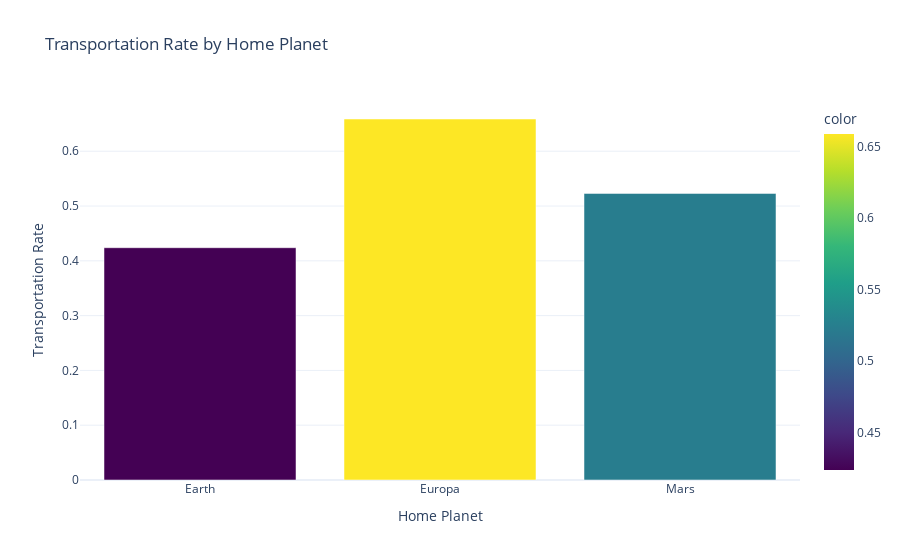

Source (notebook cell):
### Code cell
# Where do passengers come from?
planet_counts = train['HomePlanet'].value_counts()
planet_transport = train.groupby('HomePlanet')['Transported'].mean()

print(" Passengers by Home Planet:")
for planet in planet_counts.index:
    count = planet_counts[planet]
    transport_rate = planet_transport[planet]
    print(f"{planet}: {count} passengers, {transport_rate:.1%} transported")

# Visual chart
fig = px.bar(x=planet_transport.index,
             y=planet_transport.values,
             title=' Transportation Rate by Home Planet',
             labels={'x': 'Home Planet', 'y': 'Transportation Rate'},
             color=planet_transport.values,
             color_continuous_scale='viridis')
fig.show()

### Figure 1 — Plotly figure (JSON) as saved in the notebook; plotly's stock layout.template omitted (floating-point values rounded to 4 significant figures)
{"data": [{"alignmentgroup": "True", "hovertemplate": "Home Planet=%{x}<br>Transportation Rate=%{y}<br>color=%{marker.color}<extra></extra>", "legendgroup": "", "marker": {"color": [0.4239, 0.6588, 0.523], "coloraxis": "coloraxis", "pattern": {"shape": ""}}, "name": "", "offsetgroup": "", "orientation": "v", "showlegend": false, "textposition": "auto", "type": "bar", "x": ["Earth", "Europa", "Mars"], "xaxis": "x", "y": [0.4239, 0.6588, 0.523], "yaxis": "y"}], "layout": {"barmode": "relative", "coloraxis": {"colorbar": {"title": {"text": "color"}}, "colorscale": [[0, "#440154"], [0.1111, "#482878"], [0.2222, "#3e4989"], [0.3333, "#31688e"], [0.4444, "#26828e"], [0.5556, "#1f9e89"], [0.6667, "#35b779"], [0.7778, "#6ece58"], [0.8889, "#b5de2b"], [1, "#fde725"]]}, "legend": {"tracegroupgap": 0}, "title": {"text": " Transportation Rate by Home Planet"}, "xaxis": {"anchor": "y", "domain": [0, 1], "title": {"text": "Home Planet"}}, "yaxis": {"anchor": "x", "domain": [0, 1], "title": {"text": "Transportation Rate"}}}}
